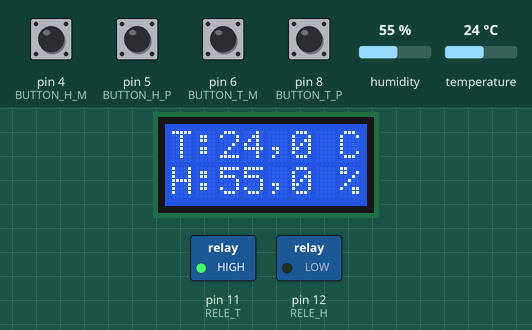
Bench run of a sketch on a simulated Arduino Uno, built with avr-gcc and run on an emulated ATmega328P. On the bench: 8×2 character LCD, switched loads named in the sketch (green lamp = pin HIGH). Inputs (shaded band) come from the test bench; at power-on: pin 4 (BUTTON_H_M), pin 5 (BUTTON_H_P), pin 6 (BUTTON_T_M), pin 8 (BUTTON_T_P) HIGH, humidity 55 %, temperature 24 °C. EEPROM starts erased.

Above: at 3.2 s.
3.3 s: pin 4 (BUTTON_H_M) pulled LOW for 0.15 s
At 3.9 s:
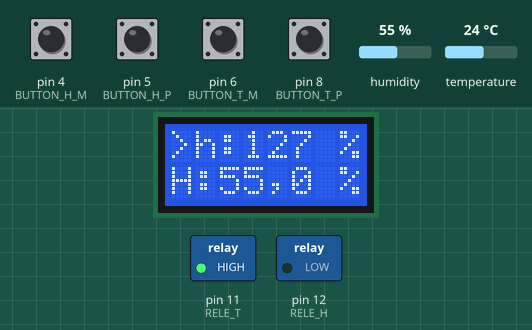
7.3 s: pin 6 (BUTTON_T_M) pulled LOW for 0.15 s
At 8.1 s:
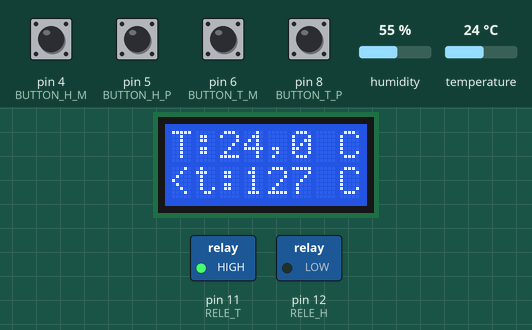
11.3 s: humidity set to 22 %
At 13.7 s:
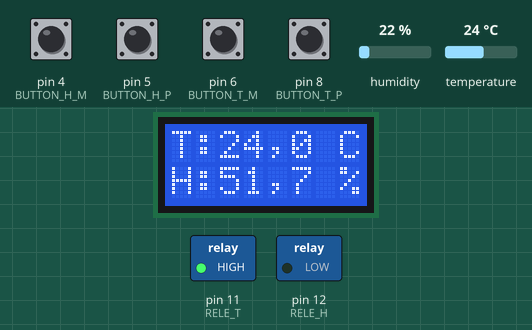
15.2 s: pin 5 (BUTTON_H_P) pulled LOW for 0.15 s
At 16.9 s:
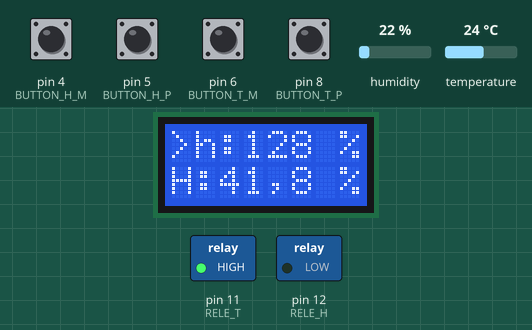
17.6 s: pin 8 (BUTTON_T_P) pulled LOW for 0.15 s
At 18.4 s:
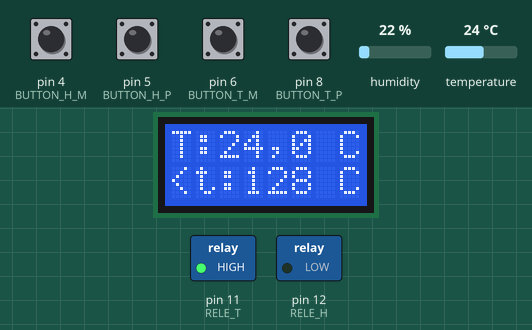
21.6 s: temperature set to 12 °C
At 23.9 s:
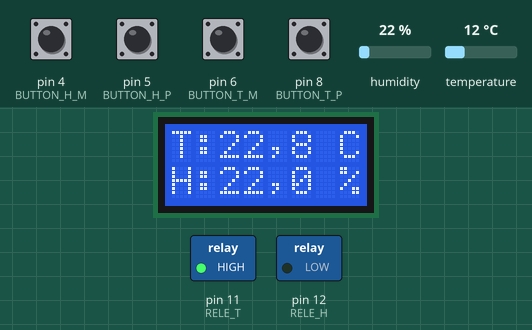
Timing chart, 0 to 25.4 s (numbered marks = the images above; inputs shaded):
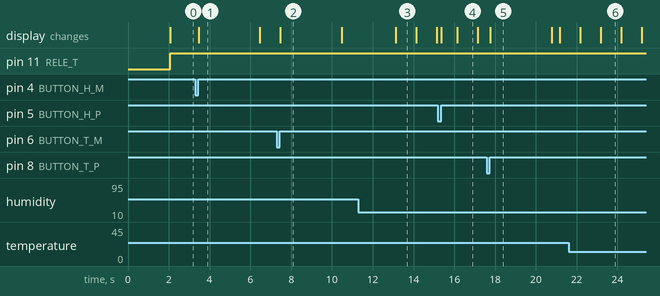

The sketch:

termoigrostato.ino
```cpp
// include the library code:
#include <LiquidCrystal.h>
#include <DHT.h>
#include <Bounce2.h>
#include <RunningAverage.h>
#include <EEPROM.h>


// define states
enum rele_states {
  off,
  t_on,
  h_on
};

enum lcd_states {
  set_h,
  set_t,
  disp
};

// defines pins
#define DHT22_PIN 10
#define BUTTON_T_P 8
#define BUTTON_T_M 6
#define BUTTON_H_P 5
#define BUTTON_H_M 4
#define LCD_RS 19
#define LCD_EN 18
#define LCD_D4 17
#define LCD_D5 16
#define LCD_D6 15
#define LCD_D7 14
#define RELE_T 11
#define RELE_H 12

//define constants
#define DELTA_T 3 //°C - Temperature less than...
#define DELTA_H 4 //%  - Humidity more than...
#define READ_INTERVAL 1000 //ms - Time between readings of the sensors
#define SET_INTERVAL  3000 //ms - Time to display the setup
#define ADDR_T 1 //EEPROM Address for temperature value
#define ADDR_H 2 //EEPROM Address for humidity value
#define RA_COUNT 10 //Running Average elements count

// Objects
LiquidCrystal lcd(LCD_RS, LCD_EN, LCD_D4, LCD_D5, LCD_D6, LCD_D7);
DHT dht(DHT22_PIN, DHT22);
Bounce button_t_p = Bounce();
Bounce button_t_m = Bounce();
Bounce button_h_p = Bounce();
Bounce button_h_m = Bounce();
RunningAverage h(RA_COUNT);
RunningAverage t(RA_COUNT);

// Variables
rele_states rele_state = off;
lcd_states  lcd_state  = disp;
int h_set;
int t_set;
unsigned long read_metro = 0;
unsigned long disp_metro = 0;


void setup() {
  // set up the LCD's number of columns and rows:
  lcd.begin(8, 2);

  //Set button
  pinMode(BUTTON_T_P,INPUT);
  pinMode(BUTTON_T_M,INPUT);
  pinMode(BUTTON_H_P,INPUT);
  pinMode(BUTTON_H_M,INPUT);
  //Set internal PULL-UP
  digitalWrite(BUTTON_T_P,HIGH);
  digitalWrite(BUTTON_T_M,HIGH);
  digitalWrite(BUTTON_H_P,HIGH);
  digitalWrite(BUTTON_H_M,HIGH);
  //Attach Debouncer
  button_t_p.attach(BUTTON_T_P);
  button_t_m.attach(BUTTON_T_M);
  button_h_p.attach(BUTTON_H_P);
  button_h_m.attach(BUTTON_H_M);

  //Set relay
  pinMode(RELE_T,OUTPUT);
  pinMode(RELE_H,OUTPUT);
  digitalWrite(RELE_T,LOW);
  digitalWrite(RELE_H,LOW);

  //Load eeprom
  t_set = EEPROM.read(ADDR_T)-127;
  h_set = EEPROM.read(ADDR_H)-127;

  //Benvenuto
  lcd.setCursor(0,0);
  lcd.print("* Ciao *");
  lcd.setCursor(0,1);
  lcd.print("Avvio...");

  delay(500);

  h.fillValue(dht.readHumidity(),RA_COUNT);
  t.fillValue(dht.readTemperature(),RA_COUNT);
  read_metro = millis()+READ_INTERVAL;

  delay(1500);
}

void loop() {
  // Sensor Read
  if (read_metro<millis()) {
    h.addValue(dht.readHumidity());
    t.addValue(dht.readTemperature());
    read_metro = millis()+READ_INTERVAL;
  }

  // Rele States
  switch (rele_state) {
    case off:
      if (t.getAverage()<=t_set-DELTA_T) {
        rele_state = t_on;
        digitalWrite(RELE_T,HIGH);
      } else if (h.getAverage()>=h_set+DELTA_H) {
        rele_state = h_on;
        digitalWrite(RELE_H,HIGH);
      }
      break;
    case t_on:
      if (t.getAverage()>t_set) {
        rele_state = off;
        digitalWrite(RELE_T,LOW);
      }
      break;
    case h_on:
      if (t.getAverage()<=t_set-DELTA_T) {
        rele_state = t_on;
        digitalWrite(RELE_H,LOW);
        digitalWrite(RELE_T,HIGH);
      } else if (h.getAverage()<h_set) {
        rele_state = off;
        digitalWrite(RELE_H,LOW);
      }
      break;
  }


  //Check button state
  if (button_t_p.update() && button_t_p.read()) {
    t_set++;
    EEPROM.write(ADDR_T,t_set+127);
    disp_metro = millis()+SET_INTERVAL;
    lcd_state = set_t;
  }
  if (button_t_m.update() && button_t_m.read()) {
    t_set--;
    EEPROM.write(ADDR_T,t_set+127);
    disp_metro = millis()+SET_INTERVAL;
    lcd_state = set_t;
  }
  if (button_h_p.update() && button_h_p.read()) {
    h_set++;
    EEPROM.write(ADDR_H,h_set+127);
    disp_metro = millis()+SET_INTERVAL;
    lcd_state = set_h;
  }
  if (button_h_m.update() && button_h_m.read()) {
    h_set--;
    EEPROM.write(ADDR_H,h_set+127);
    disp_metro = millis()+SET_INTERVAL;
    lcd_state = set_h;
  }

  //Display states
  switch(lcd_state) {
    case disp:
      lcd_temperature();
      lcd_humidity();
      break;
    case set_t:
      if (disp_metro < millis()) lcd_state = disp;

      lcd_temperature();
      lcd.setCursor(0,1);
      lcd.print("<t:");
      lcd.print(t_set);
      lcd.print(" C  ");
      break;
    case set_h:
      if (disp_metro < millis()) lcd_state = disp;

      lcd.setCursor(0,0);
      lcd.print(">h:");
      lcd.print(h_set);
      lcd.print(" %  ");
      lcd_humidity();
      break;
  }
}

void lcd_temperature() {
  lcd.setCursor(0,0);
  lcd.print("T:");
  lcd.print(int(t.getAverage()));
  lcd.print(",");
  lcd.print(int(t.getAverage()*10)-int(t.getAverage())*10);
  lcd.print(" C");
}

void lcd_humidity() {
  lcd.setCursor(0,1);
  lcd.print("H:");
  lcd.print(int(h.getAverage()));
  lcd.print(",");
  lcd.print(int(h.getAverage()*10)-int(h.getAverage())*10);
  lcd.print(" %");
}
```

Measured:
- after the input at 3.3 s, the display: changes after 0.17 s (image 1)
- after the input at 7.3 s, the display: changes after 0.16 s (image 2)
- after the input at 11.3 s, the display: changes after 1.8 s (image 3)
- after the input at 15.2 s, the display: first changes after 0.16 s (image 4 shows a later state)
- after the input at 17.6 s, the display: changes after 0.17 s (image 5)
- after the input at 21.6 s, the display: first differs from a run without the input after 1.6 s (image 6)
- what the display in image 1 shows lasts 3.0 s, from 3.5 s to 6.5 s
